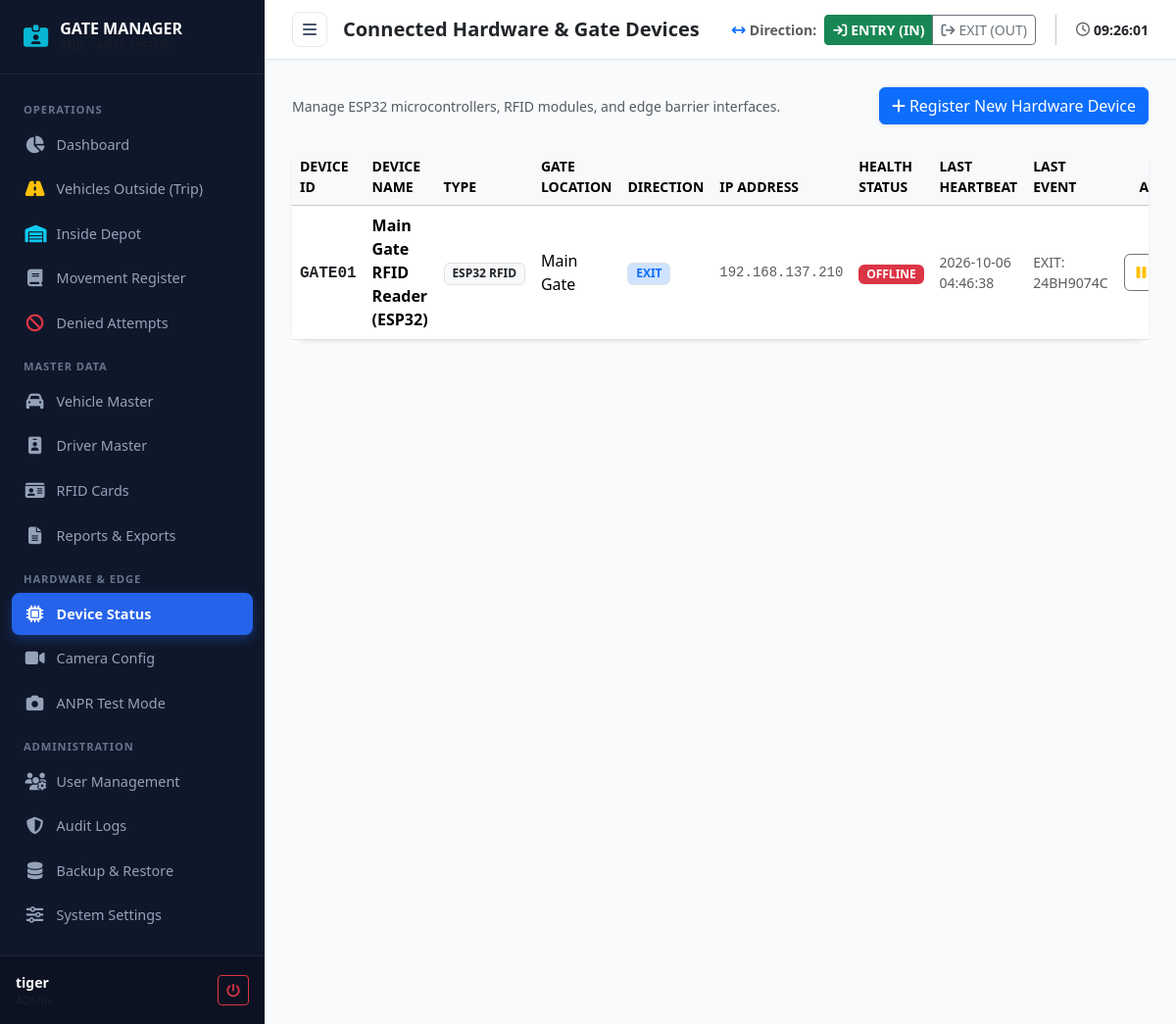
The app's page /devices (signed in) with its own data.
### models/user.py (models this page shows, shortened)
class User(UserMixin, db.Model):
    __tablename__ = 'users'
    id = db.Column(db.Integer, primary_key=True)
    username = db.Column(db.String(64), unique=True, nullable=False, index=True)
    password_hash = db.Column(db.String(256), nullable=False)
    full_name = db.Column(db.String(120), nullable=False)
    email = db.Column(db.String(120), nullable=True)
    role = db.Column(db.String(32), nullable=False, default=Role.GATE_OPERATOR)
    is_active = db.Column(db.Boolean, default=True, nullable=False)
    created_at = db.Column(db.DateTime, default=datetime.utcnow, nullable=False)
    last_login = db.Column(db.DateTime, nullable=True)
    audit_logs = db.relationship('AuditLog', backref='user', lazy='dynamic')
    @property
    def is_admin(self):
        return self.role == Role.ADMIN

### models/device.py (models this page shows, shortened)
class Device(db.Model):
    __tablename__ = 'devices'
    id = db.Column(db.Integer, primary_key=True)
    device_id = db.Column(db.String(64), unique=True, nullable=False, index=True) # e.g. GATE_ENTRY_01
    device_name = db.Column(db.String(120), nullable=False)
    device_type = db.Column(db.String(32), nullable=False, default=DeviceType.ESP32_RFID)
    gate = db.Column(db.String(64), nullable=False, default='Main Gate')
    direction = db.Column(db.String(16), nullable=False, default=DeviceDirection.ENTRY)
    ip_address = db.Column(db.String(64), nullable=True)
    status = db.Column(db.String(16), nullable=False, default=DeviceStatus.OFFLINE)
    last_seen = db.Column(db.DateTime, nullable=True)
    last_event = db.Column(db.String(255), nullable=True)
    firmware_version = db.Column(db.String(32), default='v1.0.0')
    api_key_hash = db.Column(db.String(256), nullable=False)
    is_active = db.Column(db.Boolean, default=True, nullable=False)
    created_at = db.Column(db.DateTime, default=datetime.utcnow, nullable=False)
    events = db.relationship('DeviceEvent', backref='device', lazy='dynamic', cascade='all, delete-orphan')
    def is_online(self, timeout_seconds=35):
        if not self.is_active or self.status == DeviceStatus.DISABLED:
            return False
        if not self.last_seen:
            return False
        return (datetime.utcnow() - self.last_seen) < timedelta(seconds=timeout_seconds)

### routes/devices.py (the view)
@devices_bp.route('/devices')
@login_required
def list_devices():
    devices = Device.query.order_by(Device.created_at.desc()).all()
    return render_template(
        'devices.html',
        devices=devices,
        device_types=DeviceType.CHOICES,
        directions=DeviceDirection.CHOICES
    )

### templates/devices.html (shortened to what this page needs)
{% extends "base.html" %}
{% block page_title %}Connected Hardware & Gate Devices{% endblock %}
{% block content %}
<div class="d-flex justify-content-between align-items-center mb-4">
  <div class="text-muted small">Manage ESP32 microcontrollers, RFID modules, and edge barrier interfaces.</div>
  {% if current_user.is_admin %}
  <button class="btn btn-primary shadow-sm" data-bs-toggle="modal" data-bs-target="#newDeviceModal">
    <i class="fa-solid fa-plus me-1"></i>Register New Hardware Device
  </button>
  {% endif %}
</div>
<div class="card border-0 shadow-sm rounded-4">
  <div class="table-responsive">
    <table class="table table-hover align-middle mb-0">
      <thead class="table-light small text-uppercase text-secondary">
        <tr>
          <th>Device ID</th>
          <th>Device Name</th>
          <th>Type</th>
          <th>Gate Location</th>
          <th>Direction</th>
          <th>IP Address</th>
          <th>Health Status</th>
          <th>Last Heartbeat</th>
          <th>Last Event</th>
          <th class="text-end">Actions</th>
        </tr>
      </thead>
      <tbody>
        {% for d in devices %}
        <tr class="{% if not d.is_active %}table-secondary opacity-75{% endif %}">
          <td><span class="font-monospace fw-bold text-dark">{{ d.device_id }}</span></td>
          <td class="fw-semibold">{{ d.device_name }}</td>
          <td><span class="badge bg-light text-dark border">{{ d.device_type }}</span></td>
          <td>{{ d.gate }}</td>
          <td><span class="badge bg-primary-subtle text-primary border">{{ d.direction }}</span></td>
          <td class="font-monospace small text-muted">{{ d.ip_address or 'Pending...' }}</td>
          <td>
            {% if not d.is_active %}
            <span class="badge bg-secondary">DISABLED</span>
            {% elif d.is_online() %}
            <span class="badge bg-success"><span class="pulse-dot pulse-green"></span>ONLINE</span>
            {% else %}
            <span class="badge bg-danger">OFFLINE</span>
            {% endif %}
          </td>
          <td class="small text-muted">{{ d.last_seen.strftime('%Y-%m-%d %H:%M:%S') if d.last_seen else 'Never' }}</td>
          <td class="small text-muted">{{ d.last_event or '-' }}</td>
          <td class="text-end">
            {% if current_user.is_admin %}
            <div class="btn-group btn-group-sm">
              <form method="POST" action="{{ url_for('devices.toggle_device', device_id=d.id) }}" class="d-inline">
                <button type="submit" class="btn btn-outline-secondary" title="{% if d.is_active %}Disable Device{% else %}Enable Device{% endif %}">
                  <i class="fa-solid {% if d.is_active %}fa-pause text-warning{% else %}fa-play text-success{% endif %}"></i>
                </button>
              </form>
            </div>
            {% endif %}
          </td>
        </tr>
        {% endfor %}
      </tbody>
    </table>
  </div>
</div>
{% endblock %}

### templates/base.html (shortened to what this page needs)
<!DOCTYPE html>
<html lang="en">
<head>
  <link href="https://cdn.jsdelivr.net/npm/bootstrap@5.3.3/dist/css/bootstrap.min.css" rel="stylesheet">
  <link rel="stylesheet" href="https://cdnjs.cloudflare.com/ajax/libs/font-awesome/6.5.1/css/all.min.css">
  <link rel="stylesheet" href="{{ url_for('static', filename='css/style.css') }}">
</head>
<body>
<div class="app-wrapper">
  {% if current_user.is_authenticated %}
  <aside class="sidebar" id="app-sidebar">
    <div class="sidebar-brand">
      <i class="fa-solid fa-id-card-clip"></i>
      <div class="text-truncate">
        <span class="d-block text-white" style="font-size: 1rem; line-height: 1.2;">GATE MANAGER</span>
        <span class="d-block text-muted" style="font-size: 0.65rem; font-weight: 500; letter-spacing: 0.05em;">RFID + ANPR SYSTEM</span>
      </div>
    </div>
    <nav class="sidebar-nav">
      {% if current_user.role == 'MAINGATE' %}
      <div class="nav-heading">Main Gate Station</div>
      <a href="{{ url_for('dashboard.index') }}" class="nav-link {% if request.endpoint == 'dashboard.index' %}active{% endif %}">
        <i class="fa-solid fa-chart-pie"></i> <span>Dashboard</span>
      </a>
      <a href="{{ url_for('movements.gate_control') }}" class="nav-link {% if request.endpoint == 'movements.gate_control' %}active{% endif %}">
        <i class="fa-solid fa-door-open text-warning"></i> <span>Gate Control</span>
      </a>
      <a href="{{ url_for('movements.currently_outside') }}" class="nav-link {% if request.endpoint in ['movements.currently_outside', 'movements.vehicles_outside'] %}active{% endif %}">
        <i class="fa-solid fa-road text-warning"></i> <span>Vehicles Outside (Trip)</span>
      </a>
      <a href="{{ url_for('movements.currently_inside') }}" class="nav-link {% if request.endpoint in ['movements.currently_inside', 'movements.vehicles_inside'] %}active{% endif %}">
        <i class="fa-solid fa-warehouse text-info"></i> <span>Inside Depot</span>
      </a>
      {% else %}
      <div class="nav-heading">Operations</div>
      <a href="{{ url_for('dashboard.index') }}" class="nav-link {% if request.endpoint == 'dashboard.index' %}active{% endif %}">
        <i class="fa-solid fa-chart-pie"></i> <span>Dashboard</span>
      </a>
      <a href="{{ url_for('movements.currently_outside') }}" class="nav-link {% if request.endpoint in ['movements.currently_outside', 'movements.vehicles_outside'] %}active{% endif %}">
        <i class="fa-solid fa-road text-warning"></i> <span>Vehicles Outside (Trip)</span>
      </a>
      <a href="{{ url_for('movements.currently_inside') }}" class="nav-link {% if request.endpoint in ['movements.currently_inside', 'movements.vehicles_inside'] %}active{% endif %}">
        <i class="fa-solid fa-warehouse text-info"></i> <span>Inside Depot</span>
      </a>
      <a href="{{ url_for('movements.movement_register') }}" class="nav-link {% if request.endpoint == 'movements.movement_register' %}active{% endif %}">
        <i class="fa-solid fa-book"></i> <span>Movement Register</span>
      </a>
      <a href="{{ url_for('movements.denied_attempts') }}" class="nav-link {% if request.endpoint == 'movements.denied_attempts' %}active{% endif %}">
        <i class="fa-solid fa-ban text-danger"></i> <span>Denied Attempts</span>
      </a>
      <div class="nav-heading">Master Data</div>
      <a href="{{ url_for('vehicles.list_vehicles') }}" class="nav-link {% if 'vehicles' in request.endpoint %}active{% endif %}">
        <i class="fa-solid fa-car"></i> <span>Vehicle Master</span>
      </a>
      <a href="{{ url_for('drivers.list_drivers') }}" class="nav-link {% if 'drivers' in request.endpoint %}active{% endif %}">
        <i class="fa-solid fa-id-badge"></i> <span>Driver Master</span>
      </a>
      <a href="{{ url_for('rfid.list_cards') }}" class="nav-link {% if 'rfid' in request.endpoint %}active{% endif %}">
        <i class="fa-solid fa-id-card"></i> <span>RFID Cards</span>
      </a>
      <a href="{{ url_for('reports.view_reports') }}" class="nav-link {% if 'reports' in request.endpoint %}active{% endif %}">
        <i class="fa-solid fa-file-lines"></i> <span>Reports & Exports</span>
      </a>
      <div class="nav-heading">Hardware & Edge</div>
      <a href="{{ url_for('devices.list_devices') }}" class="nav-link {% if request.endpoint == 'devices.list_devices' %}active{% endif %}">
        <i class="fa-solid fa-microchip"></i> <span>Device Status</span>
      </a>
      <a href="{{ url_for('devices.camera_config') }}" class="nav-link {% if request.endpoint == 'devices.camera_config' %}active{% endif %}">
        <i class="fa-solid fa-video"></i> <span>Camera Config</span>
      </a>
      <a href="{{ url_for('devices.anpr_test') }}" class="nav-link {% if request.endpoint == 'devices.anpr_test' %}active{% endif %}">
        <i class="fa-solid fa-camera"></i> <span>ANPR Test Mode</span>
      </a>
      {% if current_user.is_admin %}
      <div class="nav-heading">Administration</div>
      <a href="{{ url_for('settings.list_users') }}" class="nav-link {% if request.endpoint == 'settings.list_users' %}active{% endif %}">
        <i class="fa-solid fa-users-gear"></i> <span>User Management</span>
      </a>
      <a href="{{ url_for('settings.audit_logs') }}" class="nav-link {% if request.endpoint == 'settings.audit_logs' %}active{% endif %}">
        <i class="fa-solid fa-shield-halved"></i> <span>Audit Logs</span>
      </a>
      <a href="{{ url_for('settings.backups') }}" class="nav-link {% if request.endpoint == 'settings.backups' %}active{% endif %}">
        <i class="fa-solid fa-database"></i> <span>Backup & Restore</span>
      </a>
      <a href="{{ url_for('settings.system_settings') }}" class="nav-link {% if request.endpoint == 'settings.system_settings' %}active{% endif %}">
        <i class="fa-solid fa-sliders"></i> <span>System Settings</span>
      </a>
      {% endif %}
      {% endif %}
    </nav>
    <div class="sidebar-footer">
      <div class="d-flex align-items-center justify-content-between">
        <div class="text-truncate">
          <div class="text-white small fw-semibold">{{ current_user.full_name }}</div>
          <div class="text-muted" style="font-size: 0.7rem;">{{ current_user.role }}</div>
        </div>
        <a href="{{ url_for('auth.logout') }}" class="btn btn-sm btn-outline-danger" title="Logout">
          <i class="fa-solid fa-power-off"></i>
        </a>
      </div>
    </div>
  </aside>
  {% endif %}
  <main class="main-content">
    {% if current_user.is_authenticated %}
    <header class="top-navbar no-print">
      <div class="d-flex align-items-center gap-3">
        <button id="sidebar-toggle" class="sidebar-toggle-btn" title="Toggle Sidebar" aria-label="Toggle Sidebar">
          <i class="fa-solid fa-bars"></i>
        </button>
        <h5 class="mb-0 fw-bold text-dark">{% block page_title %}Dashboard{% endblock %}</h5>
      </div>
      <div class="d-flex align-items-center gap-3">
        <form method="POST" action="{{ url_for('movements.set_gate_direction') }}" class="d-inline-flex align-items-center gap-1">
          <span class="small text-muted me-1 d-none d-md-inline fw-semibold"><i class="fa-solid fa-arrows-left-right me-1 text-primary"></i>Direction:</span>
          <div class="btn-group btn-group-sm" role="group">
            <button type="submit" name="direction" value="ENTRY" class="btn {% if gate_direction_mode == 'ENTRY_ONLY' or gate_direction_mode == 'ENTRY' or gate_direction_mode == 'MANUAL_DIRECTION' %}btn-success fw-bold text-white{% else %}btn-outline-secondary{% endif %}" title="Set reader to ENTRY mode">
              <i class="fa-solid fa-arrow-right-to-bracket me-1"></i>ENTRY (IN)
            </button>
            <button type="submit" name="direction" value="EXIT" class="btn {% if gate_direction_mode == 'EXIT_ONLY' or gate_direction_mode == 'EXIT' %}btn-info fw-bold text-white{% else %}btn-outline-secondary{% endif %}" title="Set reader to EXIT mode">
              <i class="fa-solid fa-arrow-right-from-bracket me-1"></i>EXIT (OUT)
            </button>
          </div>
        </form>
        <div class="text-muted small d-flex align-items-center gap-1">
          <i class="fa-regular fa-clock"></i>
          <span id="live-clock" class="fw-semibold text-dark">--:--:--</span>
        </div>
      </div>
    </header>
    {% endif %}
    <div class="page-container">
      {% block content %}{% endblock %}
    </div>
  </main>
</div>
</body>
</html>

### records on screen
User: full_name "tiger"
Device: device_id "GATE01", device_name "Main Gate RFID Reader (ESP32)", device_type "ESP32 RFID", gate "Main Gate", direction "EXIT", ip_address "192.168.137.210", is_active "OFFLINE", last_seen "2026-10-06 04:46:38", last_event "EXIT: 24BH9074C"
